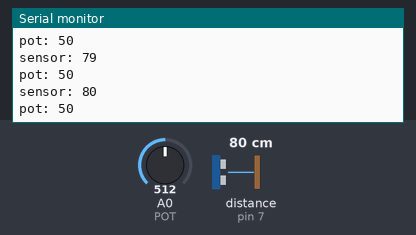
A sketch run on a simulated Arduino Uno, built with avr-gcc and run on an emulated ATmega328P. Shown: the last lines printed to the serial monitor. Wiring (inferred from the names in the program): ultrasonic range finder: trigger pin 8; echo pin 7. The inputs (shaded band) are chosen by the test bench; at power-on: distance to the obstacle (sensor on pin 7) 80 cm, A0 (POT) = 512. The echo pulse lasts 58.3 µs per cm.

Above: at 1.2 s.
1.3 s: distance to the obstacle (sensor on pin 7) set to 2 cm
At 1.68 s:
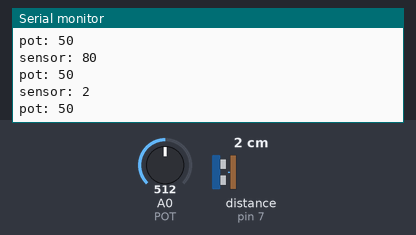
2.8 s: A0 (POT) set to 716
At 2.93 s:
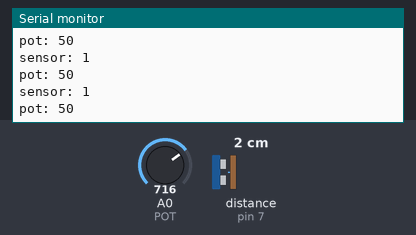
4.3 s: distance to the obstacle (sensor on pin 7) set to 4 cm
At 4.43 s:
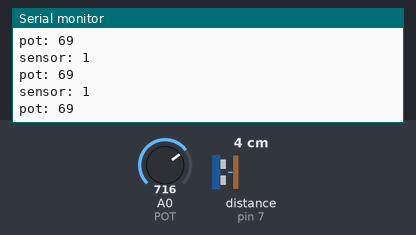
5.8 s: A0 (POT) set to 900
At 5.93 s:
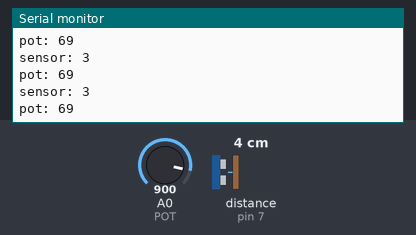
Timing chart, 0 to 8.3 s (numbered marks = the images above; inputs shaded):
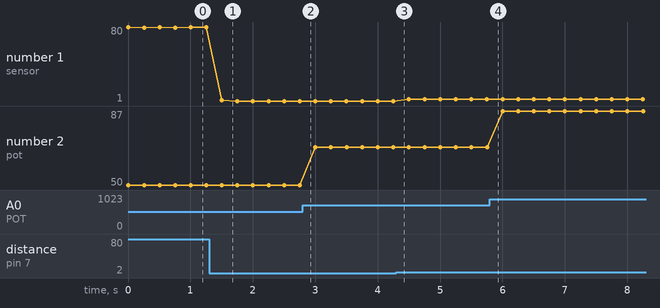

The sketch:

hcs04_filter.ino
```cpp
// pinos digitais
#define TRIG  8
#define ECHO  7
// pinos analogicos
#define POT   A0

// outas constantes
#define TEMPOAMOSTRAGEM 250 // minimo 50ms

// variaveis para o sensor
int sensorAtual = 0;
long sensorPulso = 0;

// variaveis para o tempo
long tempoAtual = 0;
long tempoAnterior = 0;

// variaveis para o potenciometro
int potAtual = 0;
int distPot = 0;

void setup() {
  // habilita comunicacao serial
  Serial.begin(115200);

  // configura pinos digitais
  pinMode(TRIG, OUTPUT);
  pinMode(ECHO, INPUT);

  // escreve na serial
  Serial.println("### START ###\n");

}

void loop() {
  // leitura da distancia
  digitalWrite(TRIG, LOW);
  delayMicroseconds(2);
  digitalWrite(TRIG, HIGH);
  delayMicroseconds(10);
  digitalWrite(TRIG, LOW);
  sensorPulso = pulseIn(ECHO, HIGH);
  sensorAtual = sensorPulso / 58.2; // conversao para CM

  // leitura do potenciometro
  potAtual = analogRead(POT);
  distPot = map(potAtual, 0, 1023, 0, 100); // converte para 0 a 100 cm

  // escreve os valores
  Serial.print("sensor: ");
  Serial.println(sensorAtual);
  Serial.print("pot: ");
  Serial.println(distPot);
  Serial.println();

  // espera o tempo de amostragem
  do {
    tempoAtual = millis();
  } while (tempoAtual - tempoAnterior < TEMPOAMOSTRAGEM);

  // atualiza o tempo
  tempoAnterior = tempoAtual;
}
```

Measured:
- after the input at 1.3 s, the serial monitor: prints a new line after 0.20 s (image 1)
- plotted number 1: 80 → 1 after the input at 1.3 s, 1 → 3 after the input at 4.3 s
- plotted number 2: 50 → 69 after the input at 2.8 s, 69 → 87 after the input at 5.8 s
